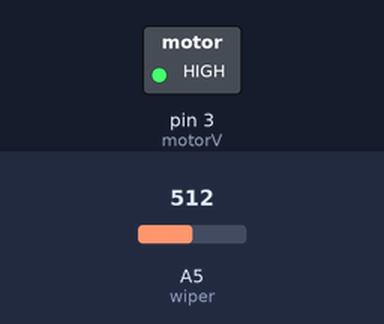
Bench run of a sketch on a simulated Arduino Uno, built with avr-gcc and run on an emulated ATmega328P. Parts: switched loads named in the sketch (green lamp = pin HIGH). The inputs (shaded band) are chosen by the test bench; at power-on: A5 (wiper) = 512.

Above: at 1.2 s.
1.3 s: A5 (wiper) set to 4
2.8 s: A5 (wiper) set to 1
At 3.9 s:
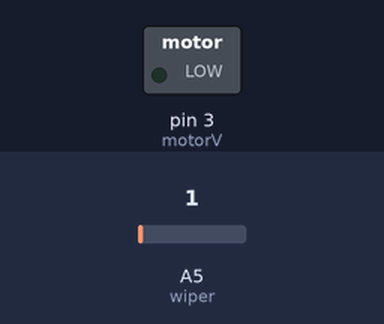
4.3 s: A5 (wiper) set to 122
At 5.1 s:
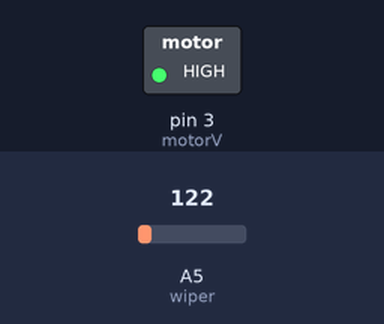
5.8 s: A5 (wiper) set to 0
At 6.2 s:
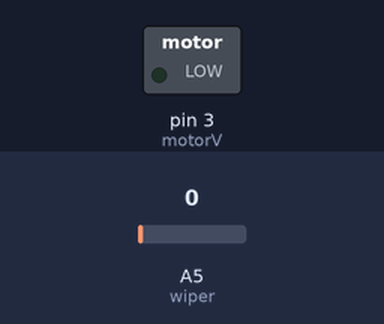
Timing chart, 0 to 8.3 s (numbered marks = the images above; inputs shaded):
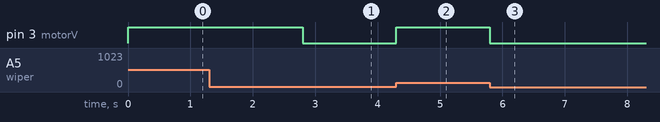

The sketch:

Motor_de_Vibracion.ino
```cpp
int motorV = 3;
int wiper = A5;

int wiperVal;
int pwm3;


void setup()
{
  Serial.begin(9600);
  pinMode(motorV, OUTPUT);

}

void loop()
{
  wiperVal = analogRead(wiper);

  pwm3 = map(wiperVal, 0, 1023, 0, 500);
  digitalWrite(motorV, pwm3);

}
```

Measured:
- the behaviour switches between 3 and 2 on A5 (wiper) (found by bisection; images 0 and 1)
- after the input at 1.3 s, every drawn part: stays the same
- after the input at 2.8 s, pin 3 (motorV): HIGH → LOW at once
- after the input at 4.3 s, pin 3 (motorV): LOW → HIGH at once
- after the input at 5.8 s, pin 3 (motorV): HIGH → LOW at once
